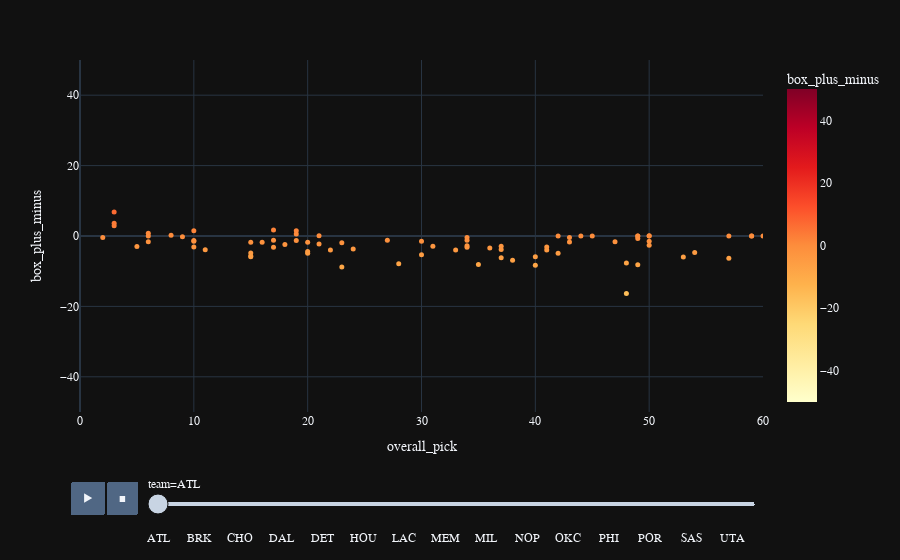

Notebook code cell kept with this figure:
### Markdown cell above
<h3 style="color:blue; font-weight:bold">Career Box Plus Minus by Team and Overall Pick</h3>

### Code cell
fig = px.scatter(sorted_df, x = "overall_pick", y = "box_plus_minus",
                    range_x = (0, 60), range_y = (-50, 50),
                    hover_data = ["college"],
                    hover_name="player",
                    animation_frame = "team", range_color = (-50, 50),
                    color = "box_plus_minus", color_continuous_scale = "YlOrRd")
                    #title = "Points Per Game Overall Pick 1-60 Animation by Year and Games")

fig.update_traces(marker = dict(size = 5)) # scaling down the markers
fig.update_layout(template = "plotly_dark", font = dict(family = "PT Sans", size = 12))
fig.show()

### Figure 1 — Plotly figure (JSON) as saved in the notebook; plotly's stock layout.template omitted (floating-point values rounded to 4 significant figures)
{"data": [{"customdata": [["HS/G-Lea/Foreign"], ["Florida State"], ["HS/G-Lea/Foreign"], ["HS/G-Lea/Foreign"], ["Washington"], ["Kansas"], ["HS/G-Lea/Foreign"], ["Saint Joseph's"], ["Michigan State"], ["HS/G-Lea/Foreign"], ["Northwestern Oklahoma State University"], ["Miami (FL)"], ["HS/G-Lea/Foreign"], ["Indiana"], ["Virginia"], ["Cal State Long Beach"], ["Vanderbilt"], ["Notre Dame"], ["Oakland"], ["Illinois"], ["Duke"], ["Texas"], ["UNLV"], ["Kansas"], ["Seton Hall"], ["HS/G-Lea/Foreign"], ["Villanova"], ["NC State"], ["HS/G-Lea/Foreign"], ["HS/G-Lea/Foreign"], ["Oregon"], ["Wake Forest"], ["Stanford"], ["Maryland"], ["Colorado"], ["Purdue"], ["Oakland"], ["Cincinnati"], ["UNC"], ["HS/G-Lea/Foreign"], ["Texas"], ["Southeastern Illinois College"], ["Utah"], ["Arizona"], ["HS/G-Lea/Foreign"], ["Ohio State"], ["HS/G-Lea/Foreign"], ["BYU"], ["HS/G-Lea/Foreign"], ["Maryland"], ["HS/G-Lea/Foreign"], ["Stanford"], ["Duke"], ["Georgia"], ["Georgia Tech"], ["Central State University"], ["HS/G-Lea/Foreign"], ["Texas"], ["HS/G-Lea/Foreign"], ["California"], ["Wake Forest"], ["HS/G-Lea/Foreign"], ["Marquette"], ["Duke"], ["Texas A&M"], ["Texas Tech"], ["Florida"], ["Arizona"], ["South Florida"], ["Old Dominion"], ["UCLA"], ["HS/G-Lea/Foreign"], ["Providence"], ["LSU"], ["Auburn"], ["Duke"], ["USC"], ["Iowa"], ["Michigan"], ["Oral Roberts"]], "hovertemplate": "<b>%{hovertext}</b><br><br>team=ATL<br>overall_pick=%{x}<br>box_plus_minus=%{marker.color}<br>college=%{customdata[0]}<extra></extra>", "hovertext": ["Cenk Akyol", "Doug Edwards", "Dimitrios Agravanis", "Marcus Eriksson", "Rich Manning", "Kelly Oubre Jr.", "Edy Tavares", "DeAndre' Bembry", "Adreian Payne", "Raul Neto", "Gaylon Nickerson", "Shane Larkin", "Dennis Schröder", "Alan Henderson", "Mike Scott", "James Ennis III", "John Jenkins", "Elmer Bennett", "Kay Felder", "Steve Bardo", "Cam Reddish", "Jaxson Hayes", "Stacey Augmon", "Devonte' Graham", "Anthony Avent", "Isaïa Cordinier", "Omari Spellman", "Rodney Monroe", "Luka Dončić", "Alpha Kaba", "Tyler Dorsey", "John Collins", "Adam Keefe", "Kevin Huerter", "Donnie Boyce", "Cuonzo Martin", "Keith Benson", "DerMarr Johnson", "Marvin Williams", "Viktor Sanikidze", "Royal Ivey", "Donta Smith", "Hanno Möttölä", "Salim Stoudamire", "Josh Smith", "Scoonie Penn", "Pau Gasol", "Travis Hansen", "Boris Diaw", "Terence Morris", "David Andersen", "Josh Childress", "Shelden Williams", "Jumaine Jones", "Dion Glover", "Priest Lauderdale", "Pape Sy", "Damion James", "Sergiy Gladyr", "Ed Gray", "Jeff Teague", "Alain Digbeau", "Chris Crawford", "Roshown McLeod", "Acie Law", "Cory Carr", "Al Horford", "Jason Terry", "Solomon Jones", "Cal Bowdler", "Trevor Wilson", "Didi Louzada", "Troy Brown", "Skylar Mays", "Sharife Cooper", "Jalen Johnson", "Onyeka Okongwu", "Roy Marble", "Rumeal Robinson", "Haywoode Workman"], "legendgroup": "", "marker": {"color": [0, -4.8, 0, 0, -8.3, -1.8, -0.4, -2.3, -5.9, -1.6, -1.2, -2.4, -1.2, -1.8, -1.7, -1.5, -1.9, -6.9, -4.7, -4, -3.1, 0.2, -0.2, -0.4, -5.7, 0, -1.5, -5.3, 6.8, 0, -3.1, 1.5, -1.3, -1.3, -4.9, -6.3, -7.7, -1.6, -0.4, 0, -3.8, -3.2, -5.9, -2.9, 1.7, 0, 3.6, -6.2, 0.1, -2.8, -2.9, 0.8, -3, -1.2, -1.8, -7.9, -6, -3.7, 0, -4, 0.6, 0, -2.6, -4.4, -3.9, -8.2, 2.9, 1.5, -4, -3.2, -3.4, -8.1, 0, 0.1, -16.3, -4.9, 0, -8.8, -1.5, -0.7], "coloraxis": "coloraxis", "size": 5, "symbol": "circle"}, "mode": "markers", "name": "", "orientation": "v", "showlegend": false, "type": "scatter", "x": [59, 15, 59, 50, 40, 15, 43, 21, 15, 47, 34, 18, 17, 16, 43, 50, 23, 38, 54, 41, 10, 8, 9, 34, 15, 44, 30, 30, 3, 60, 41, 19, 10, 19, 42, 57, 48, 6, 2, 42, 37, 34, 40, 31, 17, 57, 3, 37, 21, 34, 37, 6, 5, 27, 20, 28, 53, 24, 49, 22, 19, 49, 50, 20, 11, 49, 3, 10, 33, 17, 36, 35, 45, 50, 48, 20, 6, 23, 10, 49], "xaxis": "x", "y": [0, -4.8, 0, 0, -8.3, -1.8, -0.4, -2.3, -5.9, -1.6, -1.2, -2.4, -1.2, -1.8, -1.7, -1.5, -1.9, -6.9, -4.7, -4, -3.1, 0.2, -0.2, -0.4, -5.7, 0, -1.5, -5.3, 6.8, 0, -3.1, 1.5, -1.3, -1.3, -4.9, -6.3, -7.7, -1.6, -0.4, 0, -3.8, -3.2, -5.9, -2.9, 1.7, 0, 3.6, -6.2, 0.1, -2.8, -2.9, 0.8, -3, -1.2, -1.8, -7.9, -6, -3.7, 0, -4, 0.6, 0, -2.6, -4.4, -3.9, -8.2, 2.9, 1.5, -4, -3.2, -3.4, -8.1, 0, 0.1, -16.3, -4.9, 0, -8.8, -1.5, -0.7], "yaxis": "y"}], "layout": {"coloraxis": {"cmax": 50, "cmin": -50, "colorbar": {"title": {"text": "box_plus_minus"}}, "colorscale": [[0, "rgb(255,255,204)"], [0.125, "rgb(255,237,160)"], [0.25, "rgb(254,217,118)"], [0.375, "rgb(254,178,76)"], [0.5, "rgb(253,141,60)"], [0.625, "rgb(252,78,42)"], [0.75, "rgb(227,26,28)"], [0.875, "rgb(189,0,38)"], [1, "rgb(128,0,38)"]]}, "font": {"family": "PT Sans", "size": 12}, "legend": {"tracegroupgap": 0}, "margin": {"t": 60}, "sliders": [{"active": 0, "currentvalue": {"prefix": "team="}, "len": 0.9, "pad": {"b": 10, "t": 60}, "steps": [{"args": [["ATL"], {"frame": {"duration": 0, "redraw": false}, "fromcurrent": true, "mode": "immediate", "transition": {"duration": 0, "easing": "linear"}}], "label": "ATL", "method": "animate"}, {"args": [["BOS"], {"frame": {"duration": 0, "redraw": false}, "fromcurrent": true, "mode": "immediate", "transition": {"duration": 0, "easing": "linear"}}], "label": "BOS", "method": "animate"}, {"args": [["BRK"], {"frame": {"duration": 0, "redraw": false}, "fromcurrent": true, "mode": "immediate", "transition": {"duration": 0, "easing": "linear"}}], "label": "BRK", "method": "animate"}, {"args": [["CHI"], {"frame": {"duration": 0, "redraw": false}, "fromcurrent": true, "mode": "immediate", "transition": {"duration": 0, "easing": "linear"}}], "label": "CHI", "method": "animate"}, {"args": [["CHO"], {"frame": {"duration": 0, "redraw": false}, "fromcurrent": true, "mode": "immediate", "transition": {"duration": 0, "easing": "linear"}}], "label": "CHO", "method": "animate"}, {"args": [["CLE"], {"frame": {"duration": 0, "redraw": false}, "fromcurrent": true, "mode": "immediate", "transition": {"duration": 0, "easing": "linear"}}], "label": "CLE", "method": "animate"}, {"args": [["DAL"], {"frame": {"duration": 0, "redraw": false}, "fromcurrent": true, "mode": "immediate", "transition": {"duration": 0, "easing": "linear"}}], "label": "DAL", "method": "animate"}, {"args": [["DEN"], {"frame": {"duration": 0, "redraw": false}, "fromcurrent": true, "mode": "immediate", "transition": {"duration": 0, "easing": "linear"}}], "label": "DEN", "method": "animate"}, {"args": [["DET"], {"frame": {"duration": 0, "redraw": false}, "fromcurrent": true, "mode": "immediate", "transition": {"duration": 0, "easing": "linear"}}], "label": "DET", "method": "animate"}, {"args": [["GSW"], {"frame": {"duration": 0, "redraw": false}, "fromcurrent": true, "mode": "immediate", "transition": {"duration": 0, "easing": "linear"}}], "label": "GSW", "method": "animate"}, {"args": [["HOU"], {"frame": {"duration": 0, "redraw": false}, "fromcurrent": true, "mode": "immediate", "transition": {"duration": 0, "easing": "linear"}}], "label": "HOU", "method": "animate"}, {"args": [["IND"], {"frame": {"duration": 0, "redraw": false}, "fromcurrent": true, "mode": "immediate", "transition": {"duration": 0, "easing": "linear"}}], "label": "IND", "method": "animate"}, {"args": [["LAC"], {"frame": {"duration": 0, "redraw": false}, "fromcurrent": true, "mode": "immediate", "transition": {"duration": 0, "easing": "linear"}}], "label": "LAC", "method": "animate"}, {"args": [["LAL"], {"frame": {"duration": 0, "redraw": false}, "fromcurrent": true, "mode": "immediate", "transition": {"duration": 0, "easing": "linear"}}], "label": "LAL", "method": "animate"}, {"args": [["MEM"], {"frame": {"duration": 0, "redraw": false}, "fromcurrent": true, "mode": "immediate", "transition": {"duration": 0, "easing": "linear"}}], "label": "MEM", "method": "animate"}, {"args": [["MIA"], {"frame": {"duration": 0, "redraw": false}, "fromcurrent": true, "mode": "immediate", "transition": {"duration": 0, "easing": "linear"}}], "label": "MIA", "method": "animate"}, {"args": [["MIL"], {"frame": {"duration": 0, "redraw": false}, "fromcurrent": true, "mode": "immediate", "transition": {"duration": 0, "easing": "linear"}}], "label": "MIL", "method": "animate"}, {"args": [["MIN"], {"frame": {"duration": 0, "redraw": false}, "fromcurrent": true, "mode": "immediate", "transition": {"duration": 0, "easing": "linear"}}], "label": "MIN", "method": "animate"}, {"args": [["NOP"], {"frame": {"duration": 0, "redraw": false}, "fromcurrent": true, "mode": "immediate", "transition": {"duration": 0, "easing": "linear"}}], "label": "NOP", "method": "animate"}, {"args": [["NYK"], {"frame": {"duration": 0, "redraw": false}, "fromcurrent": true, "mode": "immediate", "transition": {"duration": 0, "easing": "linear"}}], "label": "NYK", "method": "animate"}, {"args": [["OKC"], {"frame": {"duration": 0, "redraw": false}, "fromcurrent": true, "mode": "immediate", "transition": {"duration": 0, "easing": "linear"}}], "label": "OKC", "method": "animate"}, {"args": [["ORL"], {"frame": {"duration": 0, "redraw": false}, "fromcurrent": true, "mode": "immediate", "transition": {"duration": 0, "easing": "linear"}}], "label": "ORL", "method": "animate"}, {"args": [["PHI"], {"frame": {"duration": 0, "redraw": false}, "fromcurrent": true, "mode": "immediate", "transition": {"duration": 0, "easing": "linear"}}], "label": "PHI", "method": "animate"}, {"args": [["PHO"], {"frame": {"duration": 0, "redraw": false}, "fromcurrent": true, "mode": "immediate", "transition": {"duration": 0, "easing": "linear"}}], "label": "PHO", "method": "animate"}, {"args": [["POR"], {"frame": {"duration": 0, "redraw": false}, "fromcurrent": true, "mode": "immediate", "transition": {"duration": 0, "easing": "linear"}}], "label": "POR", "method": "animate"}, {"args": [["SAC"], {"frame": {"duration": 0, "redraw": false}, "fromcurrent": true, "mode": "immediate", "transition": {"duration": 0, "easing": "linear"}}], "label": "SAC", "method": "animate"}, {"args": [["SAS"], {"frame": {"duration": 0, "redraw": false}, "fromcurrent": true, "mode": "immediate", "transition": {"duration": 0, "easing": "linear"}}], "label": "SAS", "method": "animate"}, {"args": [["TOR"], {"frame": {"duration": 0, "redraw": false}, "fromcurrent": true, "mode": "immediate", "transition": {"duration": 0, "easing": "linear"}}], "label": "TOR", "method": "animate"}, {"args": [["UTA"], {"frame": {"duration": 0, "redraw": false}, "fromcurrent": true, "mode": "immediate", "transition": {"duration": 0, "easing": "linear"}}], "label": "UTA", "method": "animate"}, {"args": [["WAS"], {"frame": {"duration": 0, "redraw": false}, "fromcurrent": true, "mode": "immediate", "transition": {"duration": 0, "easing": "linear"}}], "label": "WAS", "method": "animate"}], "x": 0.1, "xanchor": "left", "y": 0, "yanchor": "top"}], "updatemenus": [{"buttons": [{"args": [null, {"frame": {"duration": 500, "redraw": false}, "fromcurrent": true, "mode": "immediate", "transition": {"duration": 500, "easing": "linear"}}], "label": "&#9654;", "method": "animate"}, {"args": [[null], {"frame": {"duration": 0, "redraw": false}, "fromcurrent": true, "mode": "immediate", "transition": {"duration": 0, "easing": "linear"}}], "label": "&#9724;", "method": "animate"}], "direction": "left", "pad": {"r": 10, "t": 70}, "showactive": false, "type": "buttons", "x": 0.1, "xanchor": "right", "y": 0, "yanchor": "top"}], "xaxis": {"anchor": "y", "domain": [0, 1], "range": [0, 60], "title": {"text": "overall_pick"}}, "yaxis": {"anchor": "x", "domain": [0, 1], "range": [-50, 50], "title": {"text": "box_plus_minus"}}}}
